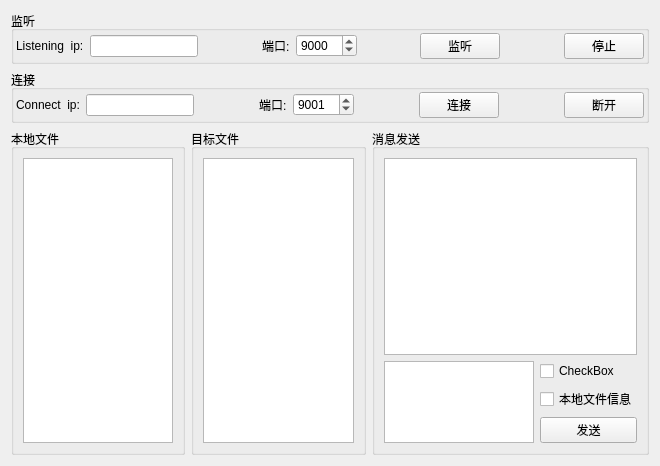
<?xml version="1.0" encoding="UTF-8"?>
<ui version="4.0">
 <class>QT_ConnectClient</class>
 <widget class="QWidget" name="QT_ConnectClient">
  <property name="geometry">
   <rect>
    <x>0</x>
    <y>0</y>
    <width>660</width>
    <height>466</height>
   </rect>
  </property>
  <property name="windowTitle">
   <string>Form</string>
  </property>
  <layout class="QGridLayout" name="gridLayout_6">
   <item row="2" column="1">
    <widget class="QGroupBox" name="groupBox_2">
     <property name="title">
      <string>目标文件</string>
     </property>
     <layout class="QGridLayout" name="gridLayout_3">
      <item row="0" column="0">
       <widget class="QListWidget" name="target_lsitWidget"/>
      </item>
     </layout>
    </widget>
   </item>
   <item row="2" column="2">
    <widget class="QGroupBox" name="groupBox_4">
     <property name="title">
      <string>消息发送</string>
     </property>
     <layout class="QVBoxLayout" name="verticalLayout_2" stretch="5,2">
      <item>
       <widget class="QTextEdit" name="receive_edit"/>
      </item>
      <item>
       <layout class="QHBoxLayout" name="horizontalLayout">
        <item>
         <widget class="QTextEdit" name="send_edit"/>
        </item>
        <item>
         <layout class="QVBoxLayout" name="verticalLayout">
          <item>
           <widget class="QCheckBox" name="checkBox_2">
            <property name="text">
             <string>CheckBox</string>
            </property>
           </widget>
          </item>
          <item>
           <widget class="QCheckBox" name="loacl_file_checkbox">
            <property name="text">
             <string>本地文件信息</string>
            </property>
           </widget>
          </item>
          <item>
           <widget class="QPushButton" name="send_btn">
            <property name="text">
             <string>发送</string>
            </property>
           </widget>
          </item>
         </layout>
        </item>
       </layout>
      </item>
     </layout>
    </widget>
   </item>
   <item row="0" column="0" colspan="3">
    <widget class="QGroupBox" name="groupBox_3">
     <property name="title">
      <string>监听</string>
     </property>
     <layout class="QGridLayout" name="gridLayout">
      <property name="leftMargin">
       <number>2</number>
      </property>
      <property name="topMargin">
       <number>2</number>
      </property>
      <property name="rightMargin">
       <number>2</number>
      </property>
      <property name="bottomMargin">
       <number>2</number>
      </property>
      <item row="0" column="3">
       <widget class="QLabel" name="label_2">
        <property name="text">
         <string>端口:</string>
        </property>
       </widget>
      </item>
      <item row="0" column="1">
       <widget class="QLineEdit" name="listen_ip_edit"/>
      </item>
      <item row="0" column="5">
       <spacer name="horizontalSpacer_2">
        <property name="orientation">
         <enum>Qt::Horizontal</enum>
        </property>
        <property name="sizeHint" stdset="0">
         <size>
          <width>40</width>
          <height>20</height>
         </size>
        </property>
       </spacer>
      </item>
      <item row="0" column="4">
       <widget class="QSpinBox" name="listen_port_edit">
        <property name="minimum">
         <number>6000</number>
        </property>
        <property name="maximum">
         <number>65535</number>
        </property>
        <property name="value">
         <number>9000</number>
        </property>
       </widget>
      </item>
      <item row="0" column="2">
       <spacer name="horizontalSpacer">
        <property name="orientation">
         <enum>Qt::Horizontal</enum>
        </property>
        <property name="sizeHint" stdset="0">
         <size>
          <width>40</width>
          <height>20</height>
         </size>
        </property>
       </spacer>
      </item>
      <item row="0" column="6">
       <widget class="QPushButton" name="listen_btn">
        <property name="text">
         <string>监听</string>
        </property>
       </widget>
      </item>
      <item row="0" column="0">
       <widget class="QLabel" name="label">
        <property name="text">
         <string>Listening  ip:</string>
        </property>
       </widget>
      </item>
      <item row="0" column="8">
       <widget class="QPushButton" name="stop_btn">
        <property name="text">
         <string>停止</string>
        </property>
       </widget>
      </item>
      <item row="0" column="7">
       <spacer name="horizontalSpacer_3">
        <property name="orientation">
         <enum>Qt::Horizontal</enum>
        </property>
        <property name="sizeHint" stdset="0">
         <size>
          <width>40</width>
          <height>20</height>
         </size>
        </property>
       </spacer>
      </item>
     </layout>
    </widget>
   </item>
   <item row="1" column="0" colspan="3">
    <widget class="QGroupBox" name="groupBox_5">
     <property name="title">
      <string>连接</string>
     </property>
     <layout class="QGridLayout" name="gridLayout_4">
      <property name="leftMargin">
       <number>2</number>
      </property>
      <property name="topMargin">
       <number>2</number>
      </property>
      <property name="rightMargin">
       <number>2</number>
      </property>
      <property name="bottomMargin">
       <number>2</number>
      </property>
      <item row="0" column="3">
       <widget class="QLabel" name="label_3">
        <property name="text">
         <string>端口:</string>
        </property>
       </widget>
      </item>
      <item row="0" column="1">
       <widget class="QLineEdit" name="connect_ip_edit"/>
      </item>
      <item row="0" column="5">
       <spacer name="horizontalSpacer_4">
        <property name="orientation">
         <enum>Qt::Horizontal</enum>
        </property>
        <property name="sizeHint" stdset="0">
         <size>
          <width>40</width>
          <height>20</height>
         </size>
        </property>
       </spacer>
      </item>
      <item row="0" column="4">
       <widget class="QSpinBox" name="connect_port_edit">
        <property name="minimum">
         <number>6000</number>
        </property>
        <property name="maximum">
         <number>65535</number>
        </property>
        <property name="value">
         <number>9001</number>
        </property>
       </widget>
      </item>
      <item row="0" column="2">
       <spacer name="horizontalSpacer_5">
        <property name="orientation">
         <enum>Qt::Horizontal</enum>
        </property>
        <property name="sizeHint" stdset="0">
         <size>
          <width>40</width>
          <height>20</height>
         </size>
        </property>
       </spacer>
      </item>
      <item row="0" column="6">
       <widget class="QPushButton" name="connect_btn">
        <property name="text">
         <string>连接</string>
        </property>
       </widget>
      </item>
      <item row="0" column="0">
       <widget class="QLabel" name="label_4">
        <property name="text">
         <string>Connect  ip:</string>
        </property>
       </widget>
      </item>
      <item row="0" column="8">
       <widget class="QPushButton" name="disconnect_btn">
        <property name="text">
         <string>断开</string>
        </property>
       </widget>
      </item>
      <item row="0" column="7">
       <spacer name="horizontalSpacer_6">
        <property name="orientation">
         <enum>Qt::Horizontal</enum>
        </property>
        <property name="sizeHint" stdset="0">
         <size>
          <width>40</width>
          <height>20</height>
         </size>
        </property>
       </spacer>
      </item>
     </layout>
    </widget>
   </item>
   <item row="2" column="0">
    <widget class="QGroupBox" name="groupBox">
     <property name="title">
      <string>本地文件</string>
     </property>
     <layout class="QGridLayout" name="gridLayout_2">
      <item row="0" column="0">
       <widget class="QListWidget" name="local_listWidget"/>
      </item>
     </layout>
    </widget>
   </item>
  </layout>
 </widget>
 <resources/>
 <connections/>
</ui>
